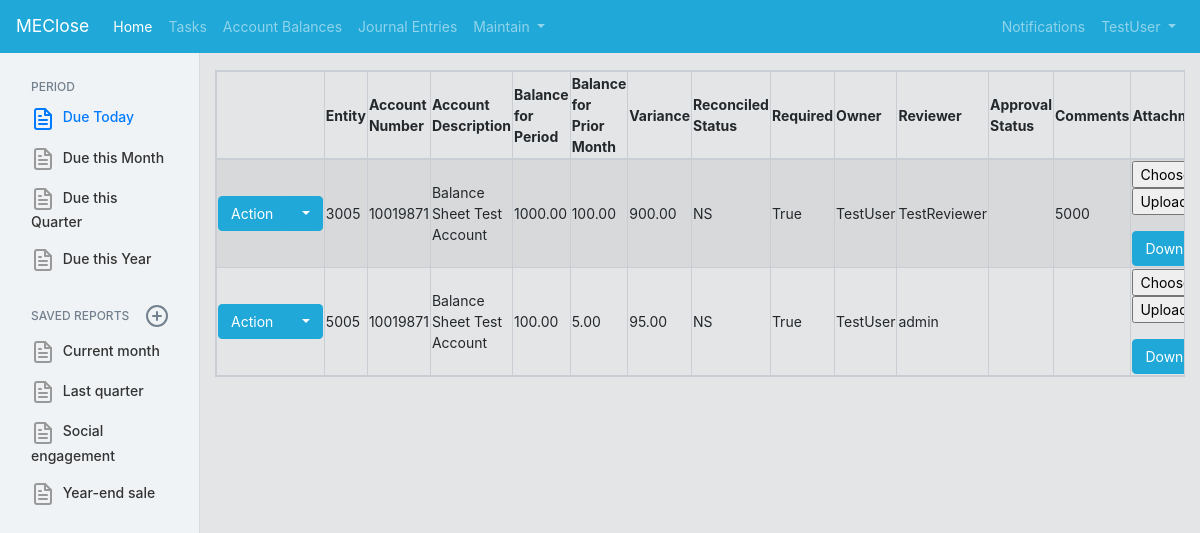
Page /ClosePortal/accountrecs/ (signed in) on the earlier database version.
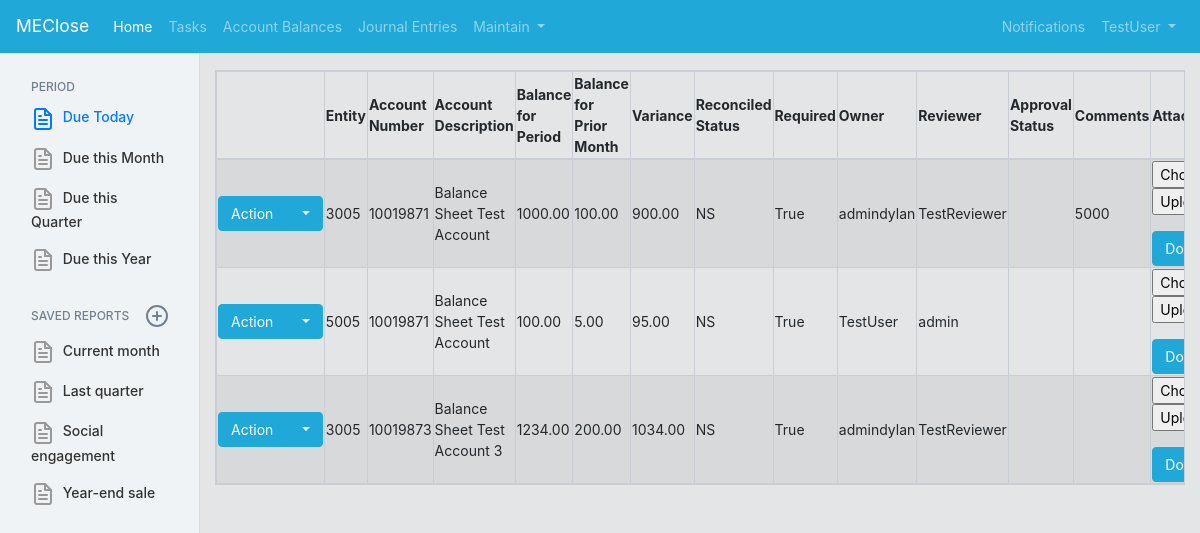
Same page on the later database version.
### AccountRecList/models.py (models this page shows, shortened)
class AccountReconciliationList(models.Model):
    accountNumber = models.CharField(max_length=50)
    accountDescription = models.CharField(max_length=200)
    accountBalance = models.DecimalField(max_digits=17, decimal_places=2, default=0)
    accountBalanceReconciled = models.DecimalField(max_digits=17, decimal_places=2, default=0)
    accountBalancePriorMonth = models.DecimalField(max_digits=17, decimal_places=2, default=0)
    accountClosePeriod = models.DateField(("As of balance date"), default=datetime.date.today)
    reconciliationOwnerId = models.ForeignKey(User, on_delete=models.CASCADE) #to evaluate if this actually works
    reconciliationStatus = models.CharField(max_length=2, choices = statusChoices)
    pub_date = models.DateTimeField(('date published'), default=datetime.date.today)
    due_date = models.DateField(("Due Date"), default=datetime.date.today)
    entity = models.ForeignKey(userDefinedEntity, on_delete=models.PROTECT, related_name="entity_AccountReconciliationList", default=1)
    approvalStatus = models.BooleanField(default=False)
    approverComments = models.CharField(max_length=200, blank=True)
    def File_Path(instance, filename):
        return os.path.join("Account Reconciliations", str(instance.entity), str(instance.accountClosePeriod), str(instance.accountNumber), filename)
    docfile = models.FileField(upload_to=File_Path, default=False) #Note: To consider a way to set the default value equal to a dynamic file template which a user can download, and upload once completed
    @property
    def balanceVarianceMoM(self):
        return self.accountBalance - self.accountBalancePriorMonth
    @property
    def reviewer(self):
        reviewerUser = getReviewer(self.reconciliationOwnerId, self.entity)
        return reviewerUser.get_reviewer
    @property
    def reconciliationRequired(self):
        percentChangeThreshold = int(AccountReconciliationListThresholds.objects.all().first().dollarValueThreshold)
        dollarChangeThreshold = float(AccountReconciliationListThresholds.objects.all().first().percentValueThreshold)
        excludedAccounts = AccountReconciliationListThresholds.objects.all().first().excludedAccounts
        if excludedAccounts == "0":
            excludedAccounts = int(excludedAccounts)
        if percentChangeThreshold == 0 and dollarChangeThreshold == 0 and excludedAccounts == 0:
            return True
        elif percentChangeThreshold != 0 and dollarChangeThreshold != 0 and excludedAccounts == 0:
            if self.accountBalance == 0 and self.accountBalancePriorMonth == 0:
                return False
            elif (self.balanceVarianceMoM / self.accountBalancePriorMonth) > percentChangeThreshold or abs(self.balanceVarianceMoM) > dollarChangeThreshold:
                return True
            else:
                return False

class AccountReconciliationListThresholds(models.Model):
    dollarValueThreshold = models.CharField(max_length=200, default=0)
    percentValueThreshold = models.CharField(max_length=200, default=0)
    excludedAccounts = models.CharField(max_length=200, default=0)

### CompanyMaintain/models.py (models this page shows, shortened)
class userDefinedEntity(models.Model):
    entity = models.CharField(max_length=200, default="Select Entity")
    def __str__(self):
        return self.entity

class userReviewerMapping(models.Model):
    user = models.ForeignKey(User, on_delete=models.PROTECT, related_name="user_user")
    userTeam = models.ForeignKey(userDefinedTeam, on_delete=models.PROTECT, related_name="user_team") #consider setting delete to cascade or default, and giving a default value
    userManager = models.ForeignKey(User, on_delete=models.PROTECT, related_name="user_Manager")
    userReviewer = models.ForeignKey(User, on_delete=models.PROTECT, related_name="user_Reviewer") #the assigned reviewer can be different than the direct manager (i.e. Accountant -> Senior Accountant -> Manager, where senior reviews)
    systemIdentifier = models.CharField(max_length=200)
    entity = models.ForeignKey(userDefinedEntity, on_delete=models.PROTECT, related_name="entity_userReviewerMapping", default=1)
    class Meta:
        constraints = [
            models.UniqueConstraint(fields=['user', 'entity'], name='unique_EntityUser')
        ]

### AccountRecList/views.py (the view, shortened to what this page needs)
# urls.py: path('accountrecs/', AccountRecList_List.as_view(), name='accountRecList'),
@method_decorator(decorators, name='dispatch')
class AccountRecList_List(View):
    template = 'CloseApplication/accountreclist/accountreclist_list.html'
    model = AccountReconciliationList
    form_class = DocumentForm
    def get(self, request, *args, **kwargs):
        form = self.form_class()
        AccountReconciliationList_Values = AccountReconciliationList.objects.all()
        context = { #context represents the variables passed to the provided template
            'AccountReconciliationList_Values': AccountReconciliationList_Values,
            'form': form,
        }
        return render(request, self.template, context)

### CloseApplication/forms.py
class DocumentForm(forms.Form):
    docfile = forms.FileField(
        label='Select a file',
        help_text='max. 42 megabytes'
    )

### CompanyMaintain/services.py (called while the page is built)
    def get_reviewer(self):
        reviewerListMatch = userReviewerMapping.objects.all().filter(entity=self.assignedUserEntity, user=self.assignedUser)
        if reviewerListMatch.first() == None:
            return "No reviewer mapping found"
        else:
            return reviewerListMatch.first().userReviewer

### CloseApplication/templates/CloseApplication/accountreclist/accountreclist_list.html (shortened to what this page needs)
{% extends "CloseApplication/base.html" %}
{% load staticfiles %}
{% block content %}
{% include "CloseApplication/z_listview_template/begin_listview_outline.html" %}
<table class ="table-responsive table-striped table-bordered table-hover" id="accountRecListTable">
    <thead>
        <tr>
            <th></th>
            <th>Entity</th>
            <th>Account Number</th>
            <th>Account Description</th>
            <th>Balance for Period</th>
            <th>Balance for Prior Month</th>
            <th>Variance</th>
            <th>Reconciled Status</th>
            <th>Required</th>
            <th>Owner</th>
            <th>Reviewer</th>
            <th>Approval Status</th>
            <th>Comments</th>
            <th>Attachment</td>
        </tr>
    </thead>
    {% for tableValue in AccountReconciliationList_Values %}
    <tr>
        <td>
            <div class="btn-group">
                <button type="button" class="btn btn-primary">
                Action
                </button>
                <button type="button" class="btn btn-primary dropdown-toggle" data-toggle="dropdown">
                </button>
            </div>
        </td>
        <td>{{ tableValue.entity }}</td>
        <td>{{ tableValue.accountNumber }}</td>
        <td>{{ tableValue.accountDescription }}</td>
        <td>{{ tableValue.accountBalance }}</td>
        <td>{{ tableValue.accountBalancePriorMonth }}</td>
        <td>{{ tableValue.balanceVarianceMoM }}</td>
        <td>{{ tableValue.reconciliationStatus }}</td>
        <td>{{ tableValue.reconciliationRequired }}</td>
        <td>{{ tableValue.reconciliationOwnerId }}</td>
        <td>{{ tableValue.reviewer }}</td>
        <td>{{ tableValue.approvalStatus_Description }}</td>
        <td>{{ tableValue.approverComments }}</td>
        <td>
            <form action="#" method="post" enctype="multipart/form-data">
                <p>
                    {{ form.docfile }}
                    <input type="submit" value="Upload"/>
                </p>
                <a class="btn btn-primary" href="{{ MEDIA_URL }}/{{ tableValue.docfile }}">
                Download Attachment
                </a>
            </form>
        </td>
    </tr>
    {% endfor %}
</table>
{% include "CloseApplication/z_listview_template/end_listview_outline.html" %}
{% endblock %}

### CloseApplication/templates/CloseApplication/base.html (shortened to what this page needs)
<!DOCTYPE html>
<html>
<head>
    {% load static %}
    <link rel="stylesheet" href="https://cdn.datatables.net/1.10.19/css/dataTables.bootstrap4.min.css">
    <link rel="stylesheet" href="https://maxcdn.bootstrapcdn.com/bootstrap/4.0.0/css/bootstrap.min.css">
    <link rel="stylesheet" href="{% static 'CloseApplication/jquery.dataTables.min.css' %}">
    <link rel="stylesheet" href="https://cdn.jsdelivr.net/npm/simplebar@latest/dist/simplebar.css"/>
    <link rel="stylesheet" href="{% static 'CloseApplication/sidenavbar.css' %}">
    <link rel="stylesheet" href="{% static 'CloseApplication/coreui.min.css' %}?v=0004"></script>
</head>
<body>
      <nav class="navbar fixed-top navbar-expand-lg navbar-dark bg-primary">
        <a class="navbar-brand" href="#">MEClose</a>
        <div class="collapse navbar-collapse" id="navbarSupportedContent">
          <ul class="navbar-nav mr-auto">
            <li class="nav-item active">
              <a class="nav-link" href="/ClosePortal/CloseSummary">Home<span class="sr-only">(current)</span></a>
            </li>
            <li class="nav-item">
              <a class="nav-link" href="/ClosePortal/tasks/">Tasks</a>
            </li>
            <li class="nav-item">
                    <a class="nav-link" href="/ClosePortal/accountrecs/">Account Balances</a>
            </li>
            <li class="nav-item">
                    <a class="nav-link" href="/ClosePortal/entryapprovals/">Journal Entries</a>
            </li>
            <li class="nav-item dropdown">
              <a class="nav-link dropdown-toggle" href="#" id="navbarDropdown" role="button" data-toggle="dropdown" aria-haspopup="true" aria-expanded="false">
                Maintain
              </a>
            </li>
          </ul>
          <ul class="navbar-nav">
<li class="nav-item dropdown d-md-down-none">
<a class="nav-link" data-toggle="dropdown" href="#" role="button" aria-haspopup="true" aria-expanded="false">
Notifications
</a>
</li>
              <li class="nav-item dropdown">
                  <div class="btn-group">
                      {% if user.is_authenticated %}
                        <span  class="nav-link dropdown-toggle" data-toggle="dropdown" aria-haspopup="true" aria-expanded="false">
                        {{ user.get_username }}
                        </span>
                        {% else %}
                        <div  href="{% url 'login'%}?next={{request.path}}" class="nav-link dropdown-toggle" data-toggle="dropdown" aria-haspopup="false" aria-expanded="false">
                        Login
                        </div>
                        {% endif %}
                    </div>
            </li>
          </ul>
        </div>
      </nav>
    <div class="page-wrap">
    <div class='container-fluid'>
    <div class="row">
        {% include "CloseApplication/sidebarnav.html" %}
        <main role="main" class="col-md-10 col-lg-10">
        {% block content %}{% endblock %}
        </main>
        </div>
        </div>
    </div>
</body>
</html>

### CloseApplication/templates/CloseApplication/sidebarnav.html (shortened to what this page needs)
    <nav class="col-md-2 d-none d-md-block bg-light sidebar">
      <div data-simplebar class="sidebar-sticky" id="data-simplebar">
        <ul class="nav flex-column">
                <h6 class="sidebar-heading d-flex justify-content-between align-items-center px-3 mt-4 mb-1 text-muted">
          <span>Period</span>
          </h6>
          <li class="nav-item">
            <a class="nav-link active" data-toggle="collapse" href="#collapseToday">
 Due Today
            </a>
          </li>
          <li class="nav-item">
            <a class="nav-link" data-toggle="collapse" href="#collapseMonth" href="#">
 Due this Month
            </a>
          </li>
          <li class="nav-item">
            <a class="nav-link" data-toggle="collapse" href="#collapseQuarter" href="#">
 Due this Quarter
            </a>
          </li>
          <li class="nav-item">
            <a class="nav-link" href="#">
 Due this Year
            </a>
          </li>
        <h6 class="sidebar-heading d-flex justify-content-between align-items-center px-3 mt-4 mb-1 text-muted">
          <span>Saved reports</span>
          <a class="d-flex align-items-center text-muted" href="#">
          </a>
        </h6>
        <ul class="nav flex-column mb-2">
          <li class="nav-item">
            <a class="nav-link" href="#">
              Current month
            </a>
          </li>
          <li class="nav-item">
            <a class="nav-link" href="#">
              Last quarter
            </a>
          </li>
          <li class="nav-item">
            <a class="nav-link" href="#">
              Social engagement
            </a>
          </li>
          <li class="nav-item">
            <a class="nav-link" href="#">
              Year-end sale
            </a>
          </li>
        </ul>
      </div>
    </nav>

### CloseApplication/templates/CloseApplication/z_listview_template/begin_listview_outline.html
<div class="row">
<div class="col">

### CloseApplication/templates/CloseApplication/z_listview_template/end_listview_outline.html
</div>
</div>

### CloseApplication/static/CloseApplication/sidenavbar.css (style rules this page uses)
.sidebar { position: fixed; top: 0; bottom: 0; left: 0; z-index: 100; padding: 48px 0 0; box-shadow: inset -1px 0 0 rgba(0, 0, 0, .1); }
.sidebar-sticky { position: relative; top: 0; height: calc(100vh - 48px); padding-top: .5rem; overflow-x: hidden; overflow-y: auto; }
.sidebar .nav-link { font-weight: 500; color: #333; }
.sidebar .nav-link .feather { margin-right: 4px; color: #999; }
.sidebar .nav-link.active { color: #007bff; }
.sidebar .nav-link:hover .feather, .sidebar .nav-link.active .feather { color: inherit; }
.sidebar-heading { font-size: .75rem; text-transform: uppercase; }

Differences in the rows shown:
changed AccountReconciliationList (number 1 of 3 on the later page): reconciliationOwnerId "TestUser" → "admindylan"
added AccountReconciliationList: entity "3005", accountNumber "10019873", accountDescription "Balance Sheet Test Account 3", accountBalance "1234.00", accountBalancePriorMonth "200.00", balanceVarianceMoM "1034.00", reconciliationStatus "NS", reconciliationRequired "True", reconciliationOwnerId "admindylan", reviewer "TestReviewer"
